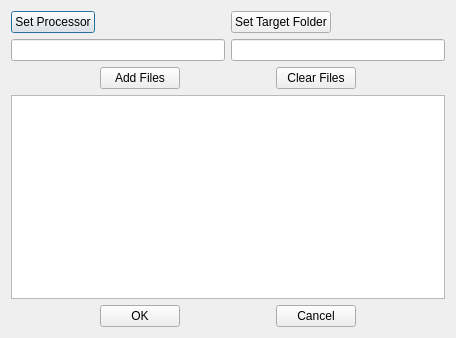
<?xml version="1.0" encoding="UTF-8"?>
<ui version="4.0">
 <class>BatchConvertionDialog</class>
 <widget class="QDialog" name="BatchConvertionDialog">
  <property name="geometry">
   <rect>
    <x>0</x>
    <y>0</y>
    <width>456</width>
    <height>338</height>
   </rect>
  </property>
  <property name="windowTitle">
   <string>Batch Convertion</string>
  </property>
  <property name="windowIcon">
   <iconset resource="images.qrc">
    <normaloff>:/images/batch_convertion.png</normaloff>:/images/batch_convertion.png</iconset>
  </property>
  <layout class="QVBoxLayout" name="verticalLayout">
   <item>
    <layout class="QHBoxLayout" name="horizontalLayout">
     <item>
      <layout class="QGridLayout" name="gridLayout">
       <item row="0" column="0">
        <widget class="QPushButton" name="setProcessorButton">
         <property name="text">
          <string>Set Processor</string>
         </property>
        </widget>
       </item>
       <item row="0" column="1">
        <spacer name="horizontalSpacer">
         <property name="orientation">
          <enum>Qt::Horizontal</enum>
         </property>
         <property name="sizeHint" stdset="0">
          <size>
           <width>40</width>
           <height>20</height>
          </size>
         </property>
        </spacer>
       </item>
       <item row="1" column="0" colspan="2">
        <widget class="QLineEdit" name="processorLineEdit">
         <property name="readOnly">
          <bool>true</bool>
         </property>
        </widget>
       </item>
      </layout>
     </item>
     <item>
      <layout class="QGridLayout" name="gridLayout_2">
       <item row="0" column="0">
        <widget class="QPushButton" name="targetFolderButton">
         <property name="text">
          <string>Set Target Folder</string>
         </property>
        </widget>
       </item>
       <item row="0" column="1">
        <spacer name="horizontalSpacer_2">
         <property name="orientation">
          <enum>Qt::Horizontal</enum>
         </property>
         <property name="sizeHint" stdset="0">
          <size>
           <width>40</width>
           <height>20</height>
          </size>
         </property>
        </spacer>
       </item>
       <item row="1" column="0" colspan="2">
        <widget class="QLineEdit" name="targetFolderLineEdit">
         <property name="enabled">
          <bool>true</bool>
         </property>
         <property name="readOnly">
          <bool>true</bool>
         </property>
        </widget>
       </item>
      </layout>
     </item>
    </layout>
   </item>
   <item>
    <layout class="QGridLayout" name="gridLayout_3">
     <item row="0" column="0">
      <spacer name="horizontalSpacer_3">
       <property name="orientation">
        <enum>Qt::Horizontal</enum>
       </property>
       <property name="sizeHint" stdset="0">
        <size>
         <width>40</width>
         <height>20</height>
        </size>
       </property>
      </spacer>
     </item>
     <item row="0" column="1">
      <widget class="QPushButton" name="addFileButton">
       <property name="text">
        <string>Add Files</string>
       </property>
      </widget>
     </item>
     <item row="0" column="2">
      <spacer name="horizontalSpacer_4">
       <property name="orientation">
        <enum>Qt::Horizontal</enum>
       </property>
       <property name="sizeHint" stdset="0">
        <size>
         <width>40</width>
         <height>20</height>
        </size>
       </property>
      </spacer>
     </item>
     <item row="0" column="3">
      <widget class="QPushButton" name="clearButton">
       <property name="text">
        <string>Clear Files</string>
       </property>
      </widget>
     </item>
     <item row="0" column="4">
      <spacer name="horizontalSpacer_5">
       <property name="orientation">
        <enum>Qt::Horizontal</enum>
       </property>
       <property name="sizeHint" stdset="0">
        <size>
         <width>40</width>
         <height>20</height>
        </size>
       </property>
      </spacer>
     </item>
     <item row="1" column="0" colspan="5">
      <widget class="QListView" name="fileListView">
       <property name="editTriggers">
        <set>QAbstractItemView::NoEditTriggers</set>
       </property>
      </widget>
     </item>
    </layout>
   </item>
   <item>
    <layout class="QHBoxLayout" name="horizontalLayout_2">
     <item>
      <spacer name="horizontalSpacer_6">
       <property name="orientation">
        <enum>Qt::Horizontal</enum>
       </property>
       <property name="sizeHint" stdset="0">
        <size>
         <width>40</width>
         <height>20</height>
        </size>
       </property>
      </spacer>
     </item>
     <item>
      <widget class="QPushButton" name="okButton">
       <property name="text">
        <string>OK</string>
       </property>
      </widget>
     </item>
     <item>
      <spacer name="horizontalSpacer_7">
       <property name="orientation">
        <enum>Qt::Horizontal</enum>
       </property>
       <property name="sizeHint" stdset="0">
        <size>
         <width>40</width>
         <height>20</height>
        </size>
       </property>
      </spacer>
     </item>
     <item>
      <widget class="QPushButton" name="cancelButton">
       <property name="text">
        <string>Cancel</string>
       </property>
      </widget>
     </item>
     <item>
      <spacer name="horizontalSpacer_8">
       <property name="orientation">
        <enum>Qt::Horizontal</enum>
       </property>
       <property name="sizeHint" stdset="0">
        <size>
         <width>40</width>
         <height>20</height>
        </size>
       </property>
      </spacer>
     </item>
    </layout>
   </item>
  </layout>
 </widget>
 <resources>
  <include location="images.qrc"/>
 </resources>
 <connections/>
</ui>
